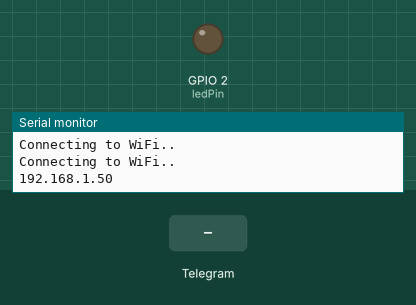
The sketch below on a simulated ESP32. On the bench: output pins drawn as LEDs (lit = HIGH), the last lines printed to the serial monitor. The inputs (shaded band) are chosen by the test bench. WiFi joins after 1.5 s; servers stay silent unless stated.

Above: at 3.2 s.
3.3 s: Telegram message "/led_on" received
At 4.4 s:
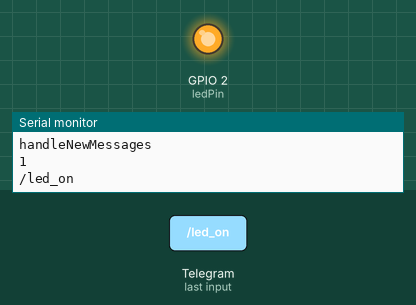
7.0 s: Telegram message "/led_off" received
At 9.2 s:
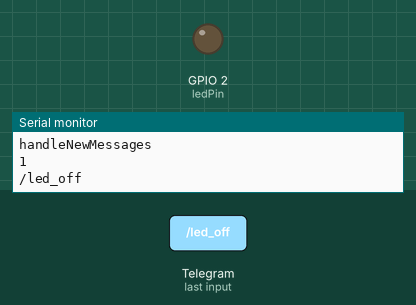
Timing chart, 0 to 10.7 s (numbered marks = the images above; inputs shaded):
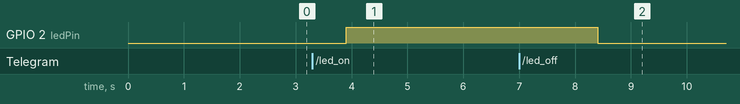

Measured:
- after the input at 3.3 s, GPIO 2 (ledPin): LOW → HIGH after 0.60 s
- after the input at 7.0 s, GPIO 2 (ledPin): HIGH → LOW after 1.4 s

The sketch:

LigDesl_Telegram.ino
```cpp
// https://randomnerdtutorials.com/telegram-control-esp32-esp8266-nodemcu-outputs/

#include <WiFi.h>
#include <WiFiClientSecure.h>
#include <UniversalTelegramBot.h>   // Universal Telegram Bot Library written by Brian Lough: https://github.com/witnessmenow/Universal-Arduino-Telegram-Bot
#include <ArduinoJson.h>
//Bibliotecas do Relógio
#include <NTPClient.h>
#include <WiFiUdp.h>

const char* ssid = "Embasa USA-M";
const char* password = "Sup0rt3!@#";

// Initialize Telegram BOT
#define BOTtoken "6135423460:AAGvQYE39MHGyYtb4g78JpKl_Z4X279aUKc"  // your Bot Token (Get from Botfather)
#define CHAT_ID "984798692"

WiFiClientSecure client;
UniversalTelegramBot bot(BOTtoken, client);
WiFiUDP ntpUDP;
NTPClient ntp(ntpUDP);

// Checks for new messages every 1 second.
int botRequestDelay = 1000;
unsigned long lastTimeBotRan;

const int ledPin = 2;
bool ledState = LOW;

// Handle what happens when you receive new messages
void handleNewMessages(int numNewMessages) {
  Serial.println("handleNewMessages");
  Serial.println(String(numNewMessages));

  for (int i=0; i<numNewMessages; i++) {
    // Chat id of the requester
    String chat_id = String(bot.messages[i].chat_id);
    if (chat_id != CHAT_ID){
      bot.sendMessage(chat_id, "Unauthorized user", "");
      continue;
    }

    // Print the received message
    String text = bot.messages[i].text;
    Serial.println(text);

    String from_name = bot.messages[i].from_name;

    if (text == "/start") {
      // String welcome = "Bem-vindo, " + from_name + ".\n";
      ntp.update();
      String welcome = ntp.getFormattedDate() + ".\n\n";
      welcome += "Bem-vindo, " + from_name + ".\n";
      welcome += "Use os seguintes comandos para controlar suas saídas: \n\n";
      welcome += "/led_on para LIGAR \n";
      welcome += "/led_off para DESLIGAR \n";
      welcome += "/state para verificar o estado da saída \n";
      bot.sendMessage(chat_id, welcome, "");
    }

    if (text == "/led_on") {
      bot.sendMessage(chat_id, "LED state set to ON", "");
      ledState = HIGH;
      digitalWrite(ledPin, ledState);
    }

    if (text == "/led_off") {
      bot.sendMessage(chat_id, "LED state set to OFF", "");
      ledState = LOW;
      digitalWrite(ledPin, ledState);
    }

    if (text == "/state") {
      if (digitalRead(ledPin)){
        bot.sendMessage(chat_id, "LED is ON", "");
      }
      else{
        bot.sendMessage(chat_id, "LED is OFF", "");
      }
    }
  }
}

void setup() {
  Serial.begin(115200);

  pinMode(ledPin, OUTPUT);
  digitalWrite(ledPin, ledState);

  // Connect to Wi-Fi
  WiFi.mode(WIFI_STA);
  WiFi.begin(ssid, password);
  // #ifdef ESP32
    client.setCACert(TELEGRAM_CERTIFICATE_ROOT); // Add root certificate for api.telegram.org
  // #endif
  while (WiFi.status() != WL_CONNECTED) {
    delay(1000);
    Serial.println("Connecting to WiFi..");
  }
  // Print ESP32 Local IP Address
  Serial.println(WiFi.localIP());

  //Relógio e Data
  ntp.begin();
  ntp.setTimeOffset(-10800); //-10800 Formato Brasil
}


void loop() {
  if (millis() > lastTimeBotRan + botRequestDelay)  {
    int numNewMessages = bot.getUpdates(bot.last_message_received + 1);

    while(numNewMessages) {
      Serial.println("got response");
      handleNewMessages(numNewMessages);
      numNewMessages = bot.getUpdates(bot.last_message_received + 1);
    }
    lastTimeBotRan = millis();
  }
}
```
